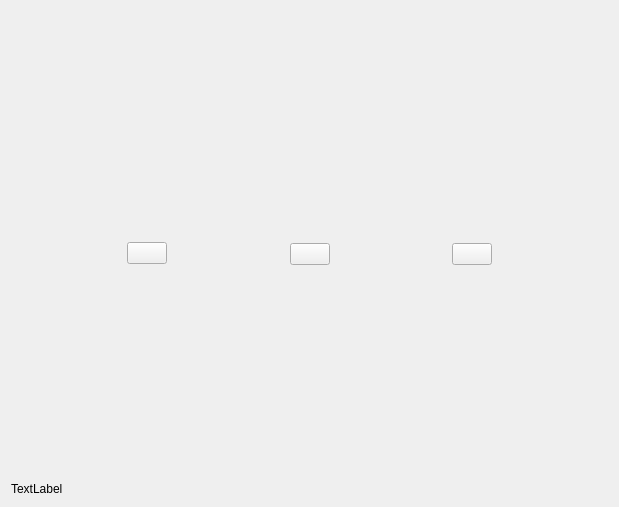
<?xml version="1.0" encoding="UTF-8"?>
<ui version="4.0">
 <class>GameMode</class>
 <widget class="QDialog" name="GameMode">
  <property name="geometry">
   <rect>
    <x>0</x>
    <y>0</y>
    <width>619</width>
    <height>507</height>
   </rect>
  </property>
  <property name="windowTitle">
   <string>Dialog</string>
  </property>
  <layout class="QVBoxLayout" name="verticalLayout_6">
   <item>
    <widget class="QStackedWidget" name="stackedWidget">
     <property name="currentIndex">
      <number>1</number>
     </property>
     <widget class="QWidget" name="page">
      <layout class="QHBoxLayout" name="horizontalLayout">
       <item>
        <spacer name="horizontalSpacer_5">
         <property name="orientation">
          <enum>Qt::Horizontal</enum>
         </property>
         <property name="sizeHint" stdset="0">
          <size>
           <width>40</width>
           <height>20</height>
          </size>
         </property>
        </spacer>
       </item>
       <item>
        <widget class="QWidget" name="widget" native="true">
         <layout class="QVBoxLayout" name="verticalLayout">
          <item>
           <widget class="QLabel" name="single_label">
            <property name="sizePolicy">
             <sizepolicy hsizetype="Preferred" vsizetype="Fixed">
              <horstretch>0</horstretch>
              <verstretch>0</verstretch>
             </sizepolicy>
            </property>
            <property name="text">
             <string/>
            </property>
           </widget>
          </item>
          <item>
           <widget class="QPushButton" name="singleModeBtn">
            <property name="text">
             <string/>
            </property>
           </widget>
          </item>
         </layout>
        </widget>
       </item>
       <item>
        <spacer name="horizontalSpacer_7">
         <property name="orientation">
          <enum>Qt::Horizontal</enum>
         </property>
         <property name="sizeHint" stdset="0">
          <size>
           <width>40</width>
           <height>20</height>
          </size>
         </property>
        </spacer>
       </item>
       <item>
        <widget class="QWidget" name="widget_2" native="true">
         <layout class="QVBoxLayout" name="verticalLayout_2">
          <item>
           <widget class="QLabel" name="net_label">
            <property name="sizePolicy">
             <sizepolicy hsizetype="Preferred" vsizetype="Fixed">
              <horstretch>0</horstretch>
              <verstretch>0</verstretch>
             </sizepolicy>
            </property>
            <property name="text">
             <string/>
            </property>
           </widget>
          </item>
          <item>
           <widget class="QPushButton" name="netModeBtn">
            <property name="text">
             <string/>
            </property>
           </widget>
          </item>
         </layout>
        </widget>
       </item>
       <item>
        <spacer name="horizontalSpacer_6">
         <property name="orientation">
          <enum>Qt::Horizontal</enum>
         </property>
         <property name="sizeHint" stdset="0">
          <size>
           <width>40</width>
           <height>20</height>
          </size>
         </property>
        </spacer>
       </item>
      </layout>
     </widget>
     <widget class="QWidget" name="page_2">
      <layout class="QHBoxLayout" name="horizontalLayout_2">
       <item>
        <spacer name="horizontalSpacer">
         <property name="orientation">
          <enum>Qt::Horizontal</enum>
         </property>
         <property name="sizeHint" stdset="0">
          <size>
           <width>40</width>
           <height>20</height>
          </size>
         </property>
        </spacer>
       </item>
       <item>
        <widget class="QWidget" name="widget_3" native="true">
         <layout class="QVBoxLayout" name="verticalLayout_3">
          <item>
           <spacer name="verticalSpacer">
            <property name="orientation">
             <enum>Qt::Vertical</enum>
            </property>
            <property name="sizeHint" stdset="0">
             <size>
              <width>20</width>
              <height>217</height>
             </size>
            </property>
           </spacer>
          </item>
          <item>
           <widget class="QLabel" name="auto_label">
            <property name="text">
             <string/>
            </property>
           </widget>
          </item>
          <item>
           <widget class="QPushButton" name="autoBtn">
            <property name="text">
             <string/>
            </property>
           </widget>
          </item>
          <item>
           <spacer name="verticalSpacer_2">
            <property name="orientation">
             <enum>Qt::Vertical</enum>
            </property>
            <property name="sizeHint" stdset="0">
             <size>
              <width>20</width>
              <height>217</height>
             </size>
            </property>
           </spacer>
          </item>
         </layout>
        </widget>
       </item>
       <item>
        <spacer name="horizontalSpacer_3">
         <property name="orientation">
          <enum>Qt::Horizontal</enum>
         </property>
         <property name="sizeHint" stdset="0">
          <size>
           <width>40</width>
           <height>20</height>
          </size>
         </property>
        </spacer>
       </item>
       <item>
        <widget class="QWidget" name="widget_4" native="true">
         <layout class="QVBoxLayout" name="verticalLayout_4">
          <item>
           <spacer name="verticalSpacer_3">
            <property name="orientation">
             <enum>Qt::Vertical</enum>
            </property>
            <property name="sizeHint" stdset="0">
             <size>
              <width>20</width>
              <height>40</height>
             </size>
            </property>
           </spacer>
          </item>
          <item>
           <widget class="QLabel" name="manual_label">
            <property name="text">
             <string/>
            </property>
           </widget>
          </item>
          <item>
           <widget class="QPushButton" name="manualBtn">
            <property name="text">
             <string/>
            </property>
           </widget>
          </item>
          <item>
           <spacer name="verticalSpacer_4">
            <property name="orientation">
             <enum>Qt::Vertical</enum>
            </property>
            <property name="sizeHint" stdset="0">
             <size>
              <width>20</width>
              <height>40</height>
             </size>
            </property>
           </spacer>
          </item>
         </layout>
        </widget>
       </item>
       <item>
        <spacer name="horizontalSpacer_4">
         <property name="orientation">
          <enum>Qt::Horizontal</enum>
         </property>
         <property name="sizeHint" stdset="0">
          <size>
           <width>40</width>
           <height>20</height>
          </size>
         </property>
        </spacer>
       </item>
       <item>
        <widget class="QWidget" name="widget_5" native="true">
         <layout class="QVBoxLayout" name="verticalLayout_5">
          <item>
           <spacer name="verticalSpacer_5">
            <property name="orientation">
             <enum>Qt::Vertical</enum>
            </property>
            <property name="sizeHint" stdset="0">
             <size>
              <width>20</width>
              <height>40</height>
             </size>
            </property>
           </spacer>
          </item>
          <item>
           <widget class="QLabel" name="search_label">
            <property name="text">
             <string/>
            </property>
           </widget>
          </item>
          <item>
           <widget class="QPushButton" name="searchBtn">
            <property name="text">
             <string/>
            </property>
           </widget>
          </item>
          <item>
           <spacer name="verticalSpacer_6">
            <property name="orientation">
             <enum>Qt::Vertical</enum>
            </property>
            <property name="sizeHint" stdset="0">
             <size>
              <width>20</width>
              <height>40</height>
             </size>
            </property>
           </spacer>
          </item>
         </layout>
        </widget>
       </item>
       <item>
        <spacer name="horizontalSpacer_2">
         <property name="orientation">
          <enum>Qt::Horizontal</enum>
         </property>
         <property name="sizeHint" stdset="0">
          <size>
           <width>40</width>
           <height>20</height>
          </size>
         </property>
        </spacer>
       </item>
      </layout>
     </widget>
    </widget>
   </item>
   <item>
    <widget class="QLabel" name="information">
     <property name="text">
      <string>TextLabel</string>
     </property>
    </widget>
   </item>
  </layout>
 </widget>
 <resources/>
 <connections/>
</ui>
